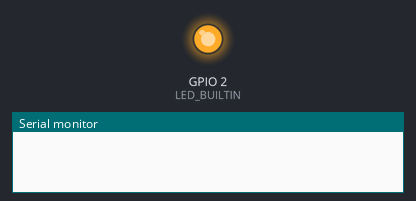
Recording of a sketch running on a simulated ESP8266 (NodeMCU). Parts: output pins drawn as LEDs (lit = HIGH, except the on-board LED, lit = LOW), the last lines printed to the serial monitor. WiFi joins after 1.5 s; servers stay silent unless stated.

Above: at 0.1 s.
At 0.6 s:
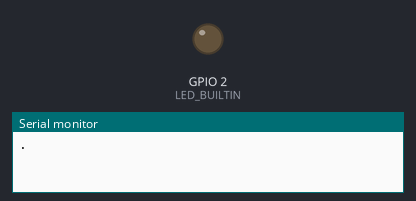
Timing chart, 0 to 2.5 s (numbered marks = the images above):
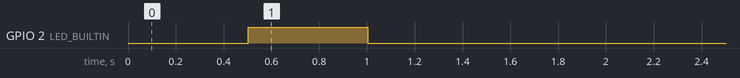

The sketch:

ReceiverESP.ino
```cpp
#include <ESP8266WiFi.h>
#include <WiFiUdp.h>
#include <SoftwareSerial.h>

SoftwareSerial ESPserial(2, 3);

const char* ssid = "Tenda_2731F0";
const char* password = "12345678";

WiFiUDP Udp;
unsigned int localUdpPort = 10999;  // local port to listen on
char incomingPacket[4];  // buffer for incoming packets


void setup() {

  Serial.begin(9600);
  ESPserial.begin(115200);
  //Serial.println();
  pinMode(LED_BUILTIN, OUTPUT);
  //Serial.printf("Connecting to %s ", ssid);
  WiFi.begin(ssid, password);
  while (WiFi.status() != WL_CONNECTED)
  {
    delay(500);
    digitalWrite(LED_BUILTIN, !digitalRead(LED_BUILTIN));
    Serial.print(".");
  }
  digitalWrite(LED_BUILTIN,HIGH);
  Serial.println(" connected");
  digitalWrite(LED_BUILTIN,LOW);
  Udp.begin(localUdpPort);
  Serial.printf("Now listening at IP %s, UDP port %d\n", WiFi.localIP().toString().c_str(), localUdpPort);

  }

void loop() {

  int packetSize = Udp.parsePacket();


  if (packetSize)
  {
    Serial.printf("Received %d bytes from %s, port %d\n", packetSize, Udp.remoteIP().toString().c_str(), Udp.remotePort());
    int len = Udp.read(incomingPacket, 4);
    if (len > 0)
    {
      incomingPacket[len] = 0;
      delay(500);
      digitalWrite(LED_BUILTIN, !digitalRead(LED_BUILTIN));
      Serial.printf("UDP packet contents: %s\n", incomingPacket);
        if(Serial.available()){
    Serial.write(incomingPacket);
  }

    }
  }
}
```
